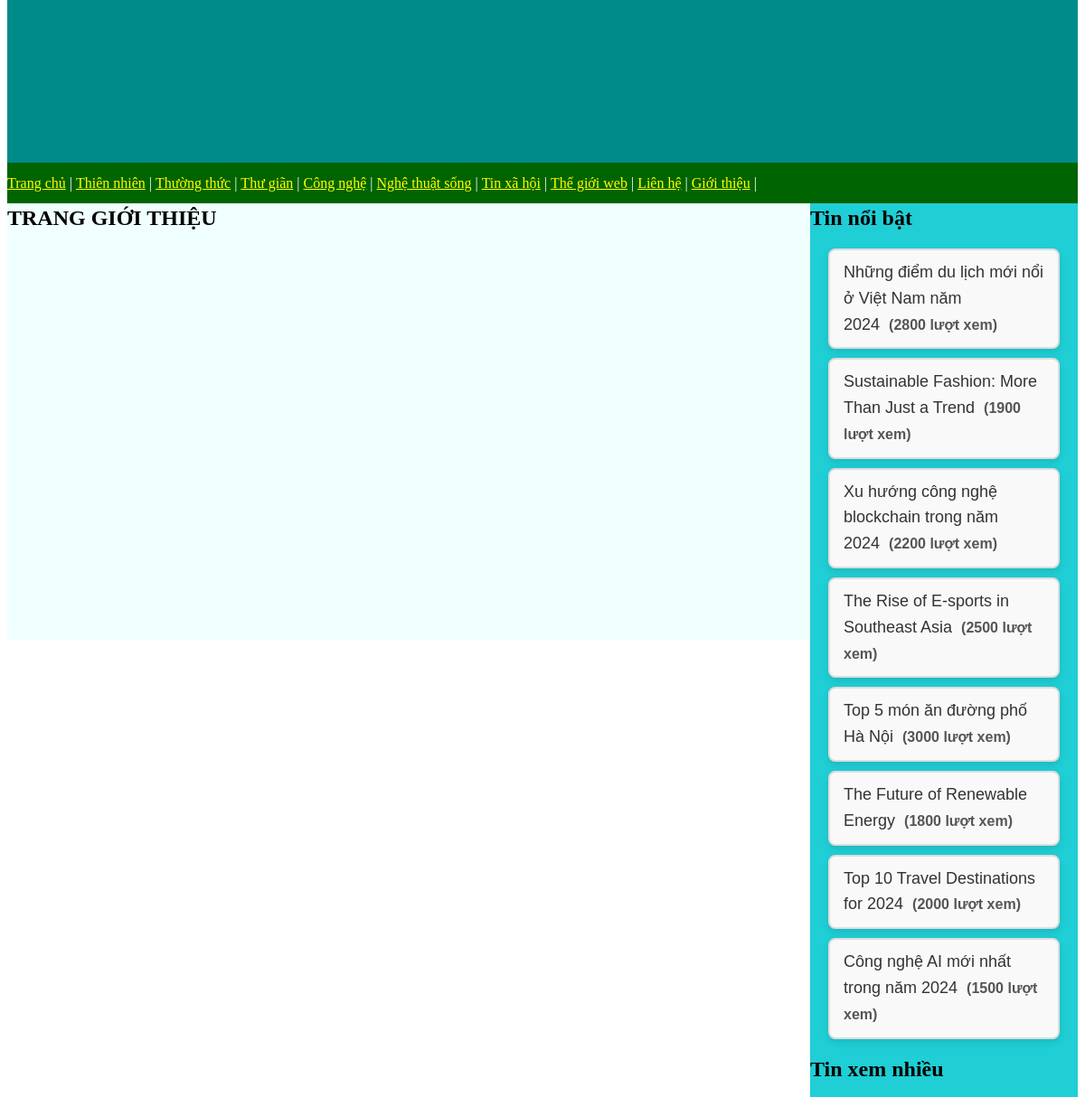
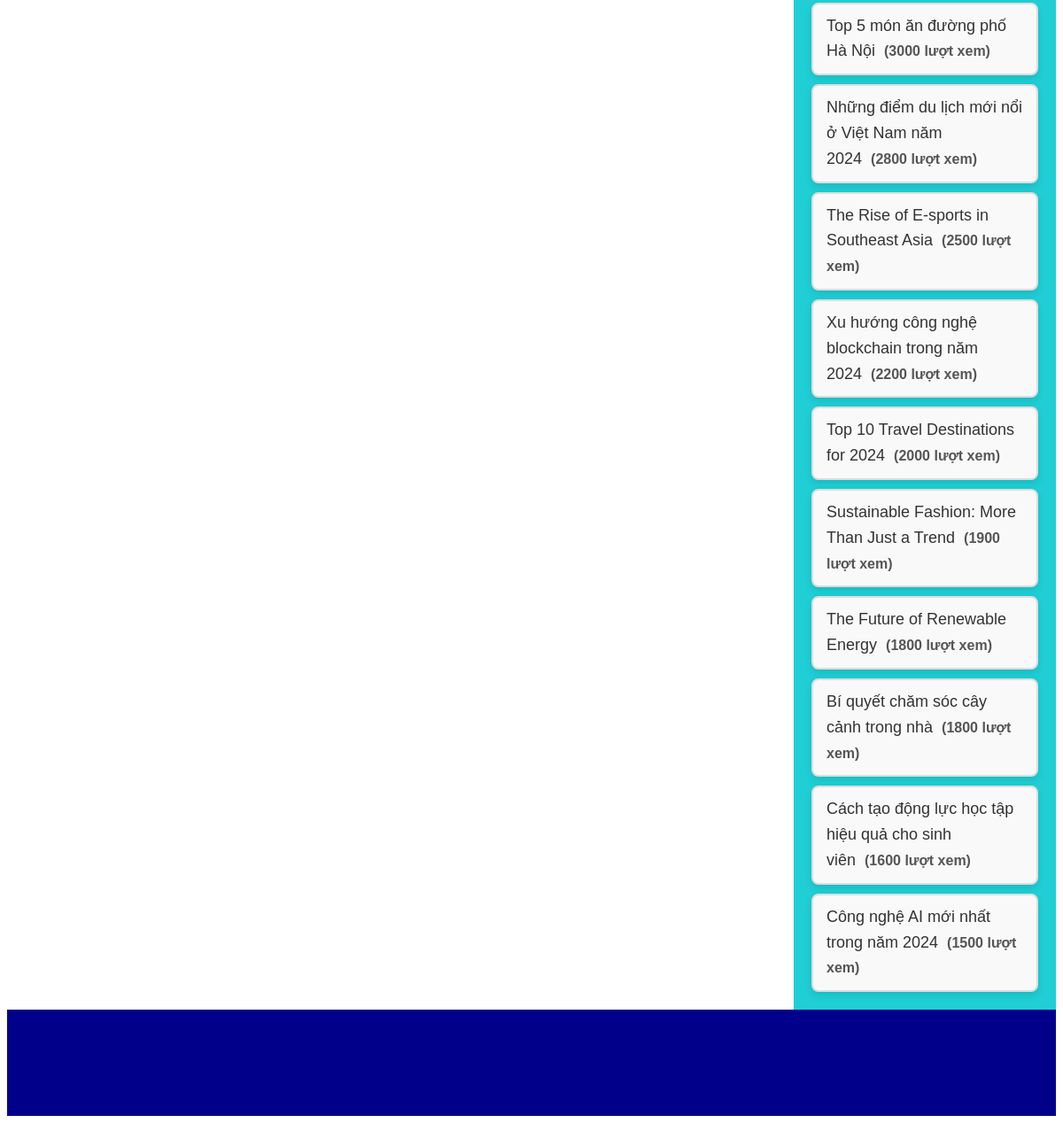
The app's page /layout.php?page=gioithieu with its own data (2 pictures, top to bottom).
### tables this page shows
CREATE TABLE `theloai` (
  `idTL` int(11) NOT NULL,
  `lang` varchar(11) NOT NULL,
  `TenTL` varchar(255) NOT NULL,
  `ThuTu` int(11) NOT NULL,
  `AnHien` int(11) NOT NULL,
  `HienMenu` int(11) NOT NULL
);

CREATE TABLE `tin` (
  `idTin` int(11) NOT NULL,
  `lang` varchar(2) NOT NULL,
  `TieuDe` text NOT NULL,
  `TomTat` text NOT NULL,
  `urlHinh` varchar(255) NOT NULL,
  `Ngay` date NOT NULL,
  `idTL` int(11) NOT NULL,
  `idLT` int(11) NOT NULL,
  `SoLanXem` int(11) NOT NULL,
  `NoiBat` int(11) NOT NULL,
  `AnHien` int(11) NOT NULL
);

### tinxemnhieu.php (the view, shortened to what this page needs)
<?php require_once "connectdb.php";
try {
    $sql = "SELECT TieuDe, SoLanXem FROM tin WHERE AnHien=1 ORDER BY SoLanXem DESC LIMIT 0,10";
    $kq = $conn->query($sql);
} catch (Exception $e) {
    die("Lỗi thực thi sql: " . $e->getMessage());
}
?>
<div id="txn" class="data">
    <?php foreach ($kq as $tin) {
        echo "<p>", $tin['TieuDe'], "<span>(", $tin['SoLanXem'], " lượt xem)</span></p>";
    } ?>
</div>

### menu.php (shortened to what this page needs)
<?php
require_once "connectdb.php";
$sql = "SELECT idTL, TenTL FROM theloai WHERE AnHien=1 AND lang='vi' " . "ORDER BY ThuTu DESC";
$theloai = $conn->query($sql);
?>
<ul class="menu1">
    <li><a href="layout.php"> Trang chủ</a></li>
    <?php
    foreach ($theloai as $row) {
    ?>
        <li><a href="#"><?php echo $row['TenTL'] ?></a></li>
    <?php
    }
    ?>
    <li><a href="layout.php?page=lienhe">Liên hệ</a></li>
    <li><a href="layout.php?page=gioithieu">Giới thiệu</a></li>
</ul>

### tinnoibat.php (shortened to what this page needs)
<?php require_once "connectdb.php";
try {
    $sql = "SELECT TieuDe, SoLanXem FROM tin WHERE NoiBat=1 ORDER BY Ngay DESC LIMIT 0,8";
    $kq = $conn->query($sql);
} catch (Exception $e) {
    die("Lỗi thực thi sql: " . $e->getMessage());
}
?>
<div id="txn" class="data">
    <?php foreach ($kq as $tin) {
        echo "<p>", $tin['TieuDe'], "<span>(", $tin['SoLanXem'], " lượt xem)</span></p>";
    } ?>
</div>

### menu.php (style rules this page uses)
.menu1 { margin: 0; padding: 0; list-style: none }
.menu1 li { display: inline-block; height: 45px; line-height: 45px; text-align: center; color: white; }
.menu1 li::after { content: ' | ' }
.menu1 li a { color: yellow; }

### tinnoibat.php (style rules this page uses)
#txn { font-family: Arial, sans-serif; line-height: 1.8em; margin: 20px; }
#txn p { font-size: 18px; color: #333; margin: 10px 0; padding: 10px 15px; border: 2px solid #ddd; border-radius: 8px; background-color: #f9f9f9; box-shadow: 0 4px 8px rgba(0, 0, 0, 0.1); transition: transform 0.2s, box-shadow 0.2s; }
#txn p span { font-size: 16px; color: #555; margin-left: 10px; font-weight: bold; }

### tinxemnhieu.php (style rules this page uses)
#txn { font-family: Arial, sans-serif; line-height: 1.8em; margin: 20px; }
#txn p { font-size: 18px; color: #333; margin: 10px 0; padding: 10px 15px; border: 2px solid #ddd; border-radius: 8px; background-color: #f9f9f9; box-shadow: 0 4px 8px rgba(0, 0, 0, 0.1); transition: transform 0.2s, box-shadow 0.2s; }
#txn p span { font-size: 16px; color: #555; margin-left: 10px; font-weight: bold; }

### records on screen
theloai: TenTL "Thiên nhiên"
theloai: TenTL "Thường thức"
theloai: TenTL "Thư giãn"
theloai: TenTL "Công nghệ"
theloai: TenTL "Nghệ thuật sống"
theloai: TenTL "Tin xã hội"
theloai: TenTL "Thế giới web"
tin: TieuDe "Những điểm du lịch mới nổi ở Việt Nam năm 2024", SoLanXem "2800"
tin: TieuDe "Sustainable Fashion: More Than Just a Trend", SoLanXem "1900"
tin: TieuDe "Xu hướng công nghệ blockchain trong năm 2024", SoLanXem "2200"
tin: TieuDe "The Rise of E-sports in Southeast Asia", SoLanXem "2500"
tin: TieuDe "Top 5 món ăn đường phố Hà Nội", SoLanXem "3000"
tin: TieuDe "The Future of Renewable Energy", SoLanXem "1800"
tin: TieuDe "Top 10 Travel Destinations for 2024", SoLanXem "2000"
tin: TieuDe "Công nghệ AI mới nhất trong năm 2024", SoLanXem "1500"
tin: TieuDe "Bí quyết chăm sóc cây cảnh trong nhà", SoLanXem "1800"
tin: TieuDe "Cách tạo động lực học tập hiệu quả cho sinh viên", SoLanXem "1600"
